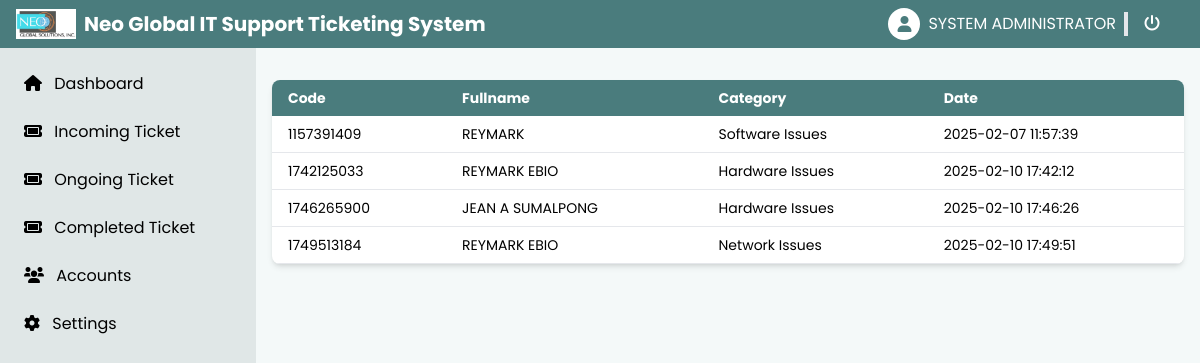
The app's page /view/admin/ticket_completed.php (signed in), older data.
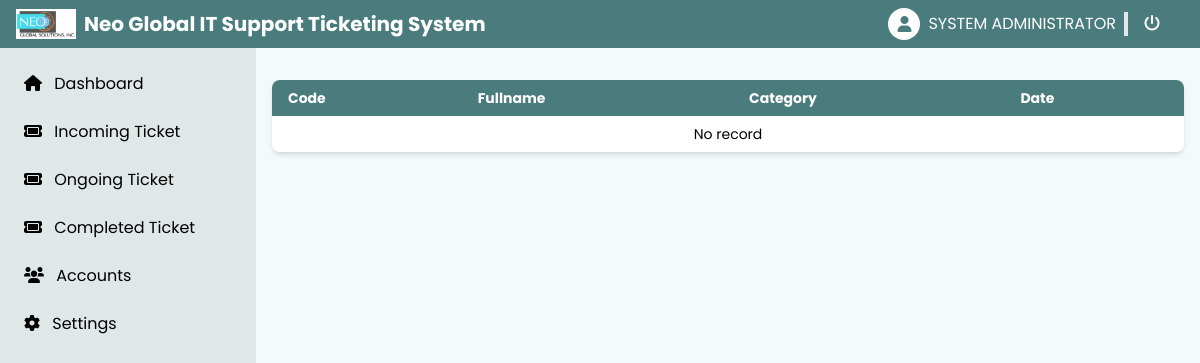
The same page, newer data.
### tables this page shows
CREATE TABLE `ticket`  (
  `ticket_no` int NOT NULL AUTO_INCREMENT,
  `ticket_code` varchar(255) NULL DEFAULT NULL,
  `description` longtext NULL,
  `request_by` varchar(255) NULL DEFAULT NULL,
  `priority_level` varchar(255) NULL DEFAULT NULL,
  `request_date` datetime NULL DEFAULT NULL,
  `status` varchar(255) NULL DEFAULT NULL,
  `assigned_to` varchar(255) NULL DEFAULT NULL,
  `updated_date` datetime NULL DEFAULT NULL,
  `category` varchar(255) NULL DEFAULT NULL,
  `feedback` varchar(10) NULL DEFAULT 'NO',
  `re_requested` varchar(10) NULL DEFAULT 'NO',
  PRIMARY KEY (`ticket_no`) USING BTREE
);

### database/config.php (called while the page is built, shortened)
<?php
class DatabaseConnector
{
    private $host = 'localhost';
    private $port = 3307;
    private $db = 'neo-ticketing';
    private $user = 'codegehan';
    private $pass = '!@#Admin123*';
    private $charset = 'utf8mb4';
    public $pdo;
    private function connect()
    {
        $dsn = "mysql:host={$this->host};port={$this->port};dbname={$this->db};charset={$this->charset}";
        $options = [
            PDO::ATTR_ERRMODE            => PDO::ERRMODE_EXCEPTION,
            PDO::ATTR_DEFAULT_FETCH_MODE => PDO::FETCH_ASSOC,
            PDO::ATTR_EMULATE_PREPARES   => false,
        ];
        try {
            $this->pdo = new PDO($dsn, $this->user, $this->pass, $options);
        } catch (\PDOException $e) {
            throw new \PDOException($e->getMessage(), (int)$e->getCode());
        }
    }
    public function closeConnection()
    {
        $this->pdo = null;
    }
    public function query($sql, $params = [])
    {
        try{
            $this->pdo->beginTransaction();
            $stmt = $this->pdo->prepare($sql);
            $result = $stmt->execute($params);
            if ($result) {
                $this->pdo->commit();
                return $stmt;
            } else {
                throw new \PDOException("Failed to execute request.");
            }
        } catch (\PDOException $e) {
            $this->pdo->rollBack();
            error_log("Database Error: " . $e->getMessage());
            return false;
        }
        finally {
            $this->closeConnection();
        }
    }
    public function fetchAll($sql, $params = [])
    {
        try {
            $stmt = $this->query($sql, $params);
            return $stmt->fetchAll();
        } finally {
            $this->closeConnection();
        }
    }
}

### view/admin/ticket_completed.php (the view, shortened to what this page needs)
<?php
include('components/header.php');
include('components/s-navbar.php');
$sql = "SELECT ticket_code, request_by, request_date, category FROM ticket WHERE status = 'DONE'";
$completedTicket = $db->fetchAll($sql);
?>
<div class="mx-auto w-full px-4 py-8 text-sm">
    <div class="bg-white shadow-md rounded-lg overflow-hidden">
        <table class="w-full">
            <thead class="bg-primary text-white">
                <tr>
                    <th class="px-4 py-2 text-left">Code</th>
                    <th class="px-4 py-2 text-left">Fullname</th>
                    <th class="px-4 py-2 text-left">Category</th>
                    <th class="px-4 py-2 text-left">Date</th>
                </tr>
            </thead>
            <tbody>
                <?php if (count($completedTicket) > 0): ?>
                    <?php foreach ($completedTicket as $ticket): ?>
                        <tr class="border-b hover:bg-gray-100">
                            <td class="px-4 py-2"><?php echo $ticket['ticket_code']; ?></td>
                            <td class="px-4 py-2"><?php echo $ticket['request_by']; ?></td>
                            <td class="px-4 py-2"><?php echo $ticket['category']; ?></td>
                            <td class="px-4 py-2"><?php echo $ticket['request_date']; ?></td>
                        </tr>
                    <?php endforeach; ?>
                <?php else: ?>
                    <tr>
                        <td colspan="4" class="px-4 py-2 text-center">No record</td>
                    </tr>
                <?php endif; ?>
            </tbody>
        </table>
    </div>
</div>
<?php
include('components/footer.php');
?>

Row changes from the older to the newer data that the page shows:
removed ticket: ticket_code "1157391409", request_by "REYMARK", category "Software Issues", request_date "2025-02-07 11:57:39"
removed ticket: ticket_code "1742125033", request_by "REYMARK EBIO", category "Hardware Issues", request_date "2025-02-10 17:42:12"
removed ticket: ticket_code "1746265900", request_by "JEAN A SUMALPONG", category "Hardware Issues", request_date "2025-02-10 17:46:26"
removed ticket: ticket_code "1749513184", request_by "REYMARK EBIO", category "Network Issues", request_date "2025-02-10 17:49:51"
Text that changed along with them:
text now shown: "No record"
